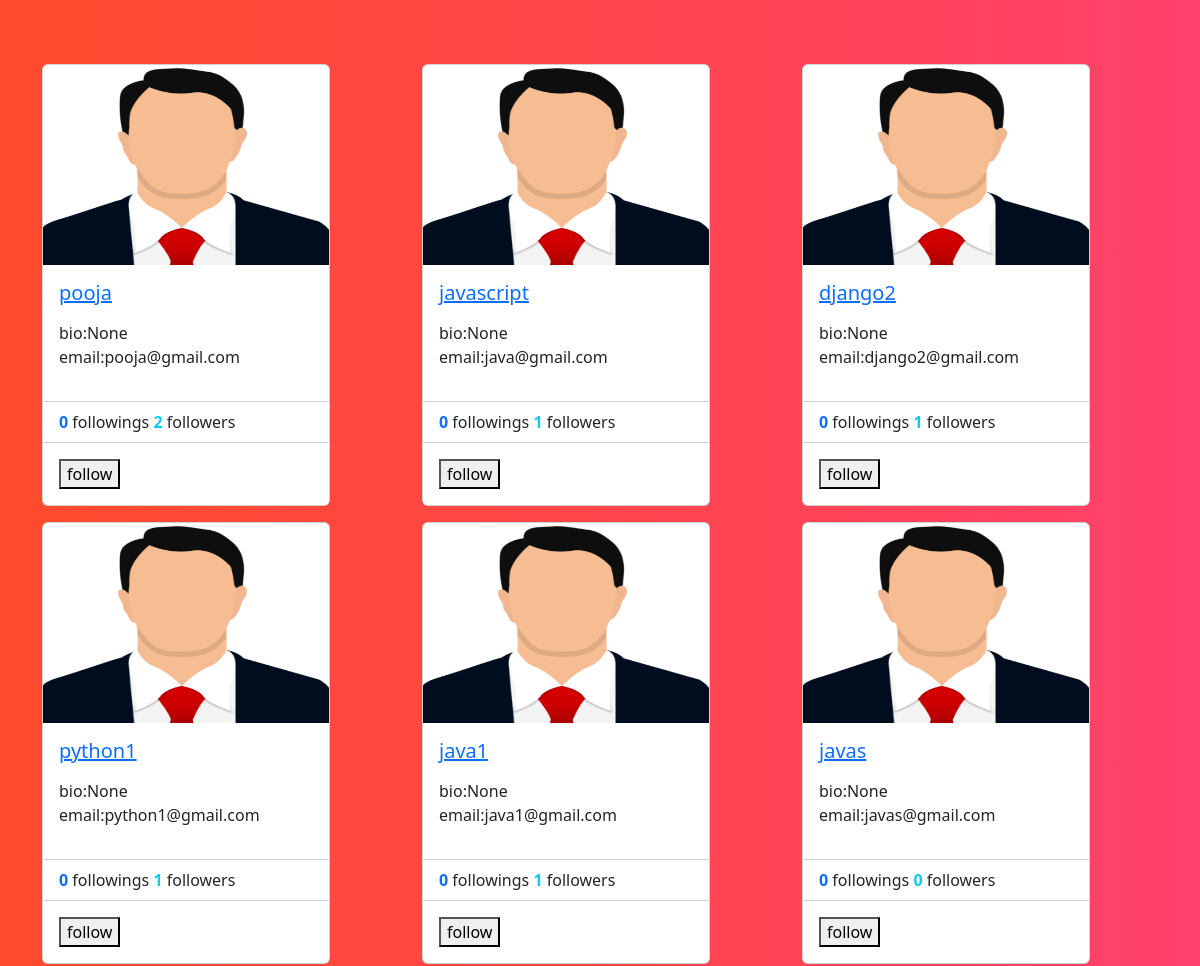
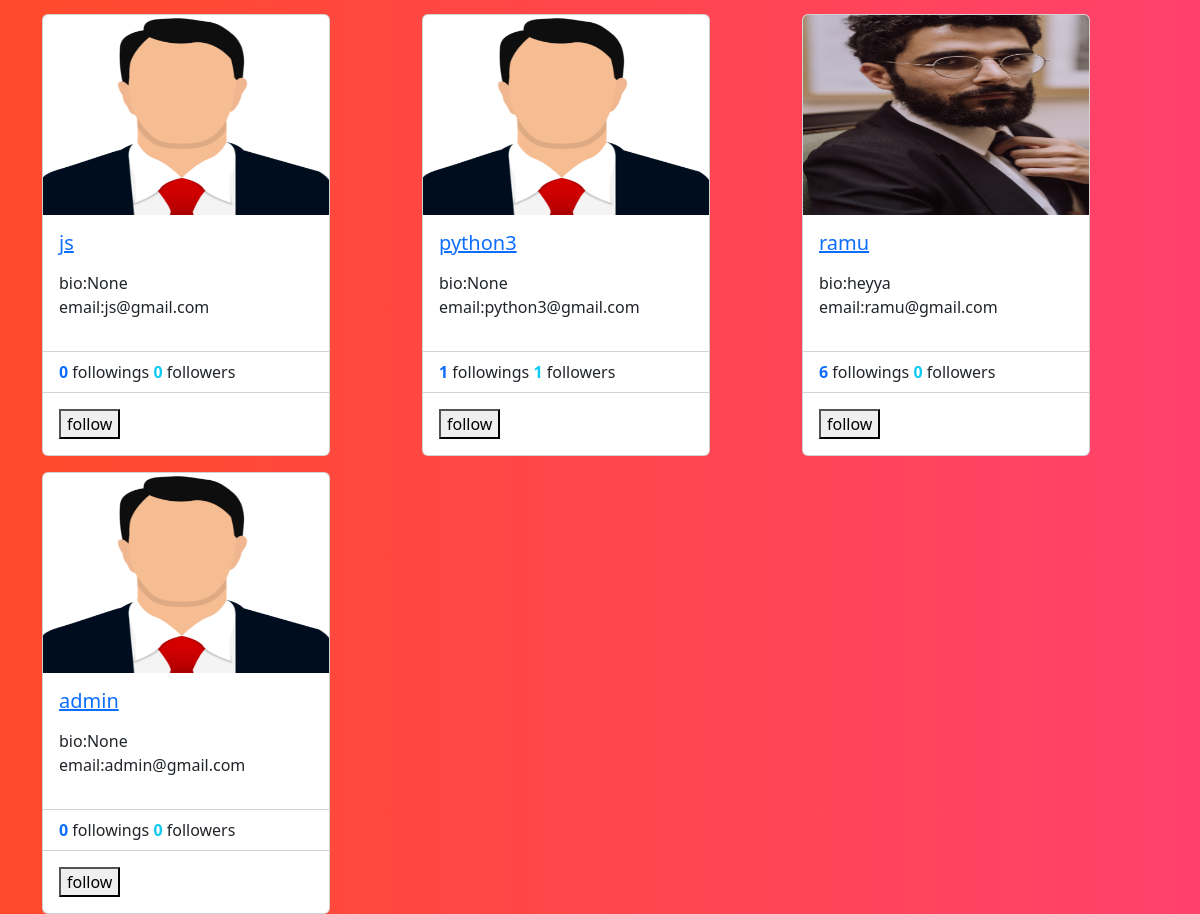
Page /profiles/all (signed in) on the committed database (2 pictures, top to bottom).
### social/models.py (models this page shows)
class UserProfile(models.Model):
    user=models.OneToOneField(User,on_delete=models.CASCADE,related_name="profile")
    address=models.CharField(max_length=200,null=True)
    phone=models.CharField(max_length=200,null=True)
    profile_pic=models.ImageField(upload_to="profilepics",null=True,blank=True)
    dob=models.DateField(null=True)
    bio=models.CharField(max_length=200,null=True)
    following=models.ManyToManyField("self",related_name="followed_by",symmetrical=False,null=True)
    block=models.ManyToManyField("self",related_name="blocked",symmetrical=False,null=True)
    def __str__(self):
        return self.user.username

### social/views.py (the view)
# urls.py: path("profiles/all",views.ProfileListView.as_view(),name="profile-list"),
@method_decorator(decs,name="dispatch")
class ProfileListView(View):
    def get(self,request,*args,**kwargs):
        qs=UserProfile.objects.all().exclude(user=request.user)
        return render(request,"profile_list.html",{"data":qs})

### social/templates/profile_list.html (shortened to what this page needs)
<!DOCTYPE html>
{%load static%}
<html lang="en">
<head>
    <link href="https://cdn.jsdelivr.net/npm/bootstrap@5.3.2/dist/css/bootstrap.min.css" rel="stylesheet"
>
</head>
<body style="background: #FF416C;
background: -webkit-linear-gradient(to right, #FF4B2B, #FF416C);
background: linear-gradient(to right, #FF4B2B, #FF416C);">
    <div class="container">
        <div class="row mt-5">
            {%for profile in data%}
            <div class="col-4 mt-3">
                <div class="card" style="width: 18rem;">
                    {%if profile.profile_pic%}
                    <img src="{{profile.profile_pic.url}}" class="card-img-top" alt="..." height="200px">
                    {%else%}
                    <img src="{%static 'social/images/profilepic.png'%}" class="card-img-top" alt="..." height="200px">
                    {%endif%}
                    <div class="card-body">
                        <h5 class="card-title">
                            <a href="{%url 'profile-detail' profile.id%}">{{profile}}</a>
                        </h5>
                        <p class="card-text">
                        <div>
                            bio:{{profile.bio}}
                        </div>
                        <div>
                            email:{{profile.user.email}}
                        </div>
                        </p>
                    </div>
                    <ul class="list-group list-group-flush">
                        <li class="list-group-item">
                            <span class="fw-bold text-primary"> {{profile.following.count}}</span> followings
                            <span class="fw-bold text-info"> {{profile.followed_by.count}}</span> followers
                        </li>
                    </ul>
                    <div class="card-body">
                        <form action="{%url 'follow' profile.id%}" method="post">
                            {%if profile in request.user.profile.following.all%}
                            <button type="submit"  name="action" value="unfollow">unfollow</button>
                            {%else%}
                            <button type="submit"  name="action" value="follow">follow</button>
                            {%endif%}
                        </form>
                    </div>
                </div>
            </div>
            {%endfor%}
        </div>
    </div>
</body>
</html>

### rows in the picture
UserProfile: user.username "pooja", bio "None", user.email "pooja@gmail.com", following.count "0", followed_by.count "2"
UserProfile: user.username "javascript", bio "None", user.email "java@gmail.com", following.count "0", followed_by.count "1"
UserProfile: user.username "django2", bio "None", user.email "django2@gmail.com", following.count "0", followed_by.count "1"
UserProfile: user.username "python1", bio "None", user.email "python1@gmail.com", following.count "0", followed_by.count "1"
UserProfile: user.username "java1", bio "None", user.email "java1@gmail.com", following.count "0", followed_by.count "1"
UserProfile: user.username "javas", bio "None", user.email "javas@gmail.com", following.count "0", followed_by.count "0"
UserProfile: user.username "js", bio "None", user.email "js@gmail.com", following.count "0", followed_by.count "0"
UserProfile: user.username "python3", bio "None", user.email "python3@gmail.com", following.count "1", followed_by.count "1"
UserProfile: profile_pic (picture), user.username "ramu", bio "heyya", user.email "ramu@gmail.com", following.count "6", followed_by.count "0"
UserProfile: user.username "admin", bio "None", user.email "admin@gmail.com", following.count "0", followed_by.count "0"
